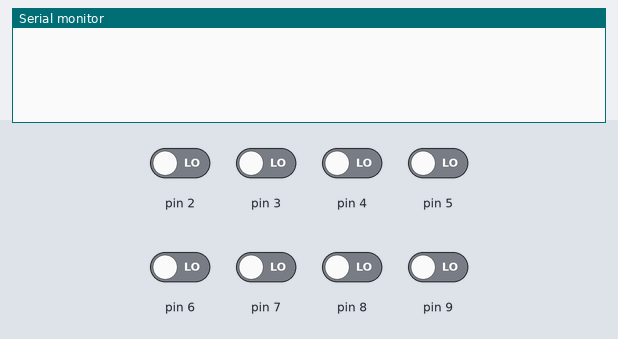
This sketch was run on a simulated Arduino Uno, built with avr-gcc and run on an emulated ATmega328P. Shown: the last lines printed to the serial monitor. The test bench sets the inputs (shaded band); at power-on: pin 2–9 LOW.

Above: at 1.2 s.
1.3 s: pin 2 driven HIGH
At 1.8 s:
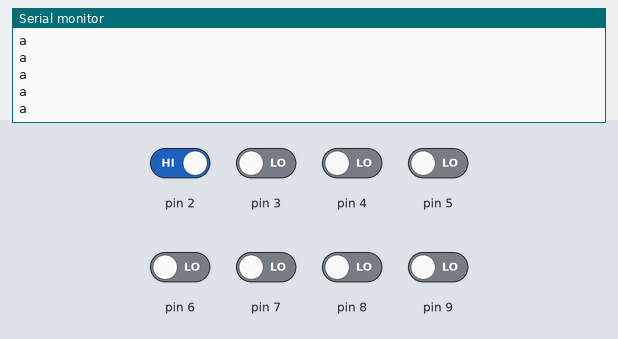
3.2 s: pin 2 driven LOW and pin 3 driven HIGH
At 3.7 s:
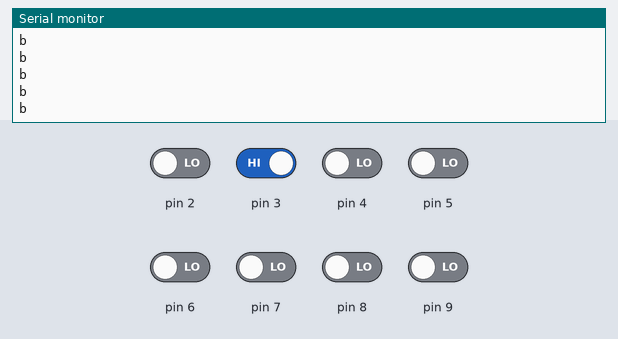
5.1 s: pin 3 driven LOW and pin 4 driven HIGH
At 6.0 s:
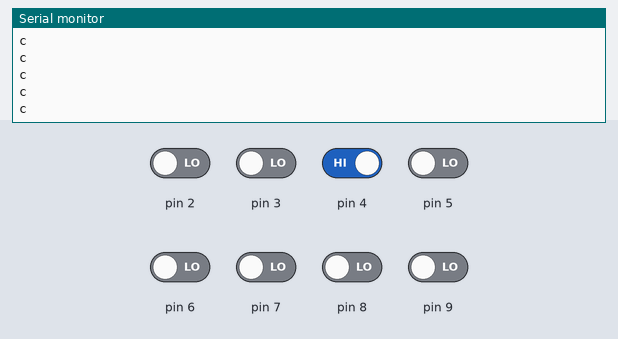

The sketch:

controller.ino
```cpp
String inputString = "";         // a string to hold incoming data
String outputString = "";
boolean stringComplete = false;  // whether the string is complete
int led=13;
 void setup() {
  // initialize serial:
  Serial.begin(9600);
  // reserve 256 bytes for the inputString:
  //inputString.reserve(256);
 // outputString.reserve(256);
  pinMode(2, INPUT);
  pinMode(3, INPUT);
  pinMode(4, INPUT);
  pinMode(5, INPUT);
  pinMode(6, INPUT);
  pinMode(7, INPUT);
  pinMode(8, INPUT);
  pinMode(9, INPUT);
}
void loop()
{

    if(digitalRead(2) == HIGH){
         Serial.println('a');
    }
    else if (digitalRead(3) == HIGH){
      Serial.println('b');
    }
    else if (digitalRead(4) == HIGH){
      Serial.println('c');
    }
    else if (digitalRead(5) == HIGH){
      Serial.println('d');
    }
    else if (digitalRead(6) == HIGH){
      Serial.println('e');
     // delay(10);
    }
    else if (digitalRead(7) == HIGH){
      Serial.println('f');
     // delay(10);
    }
    else if (digitalRead(8) == HIGH){
      Serial.println('g');
     // delay(10);
    }
    else if (digitalRead(9) == HIGH){
      Serial.println('h');
      //delay(10);
    }

  /*if (stringComplete)
  {
    if(inputString.equals("A"))
    {
      digitalWrite(led, HIGH);   // turn the LED on (HIGH is the voltage level)
      delay(10);               // wait for a second
      outputString=inputString;
    }
    if(inputString.equals("B"))
    {
      digitalWrite(led, LOW);    // turn the LED off by making the voltage LOW
      delay(10);               // wait for a second
      outputString=inputString;
    }
    if(!(inputString.equals("A")||inputString.equals("B")))
    {
      inputString.setCharAt(0,'-');
      outputString=inputString;
      delay(10);
    }
    if(Serial.available())
    {
      Serial.println(outputString);
      //Serial.flush();
    }
    delay(10);
    // clear the string:
    inputString = "";
    stringComplete = false;
  }*/
}

/*
  SerialEvent occurs whenever a new data comes in the
 hardware serial RX.  This routine is run between each
 time loop() runs, so using delay inside loop can delay
 response.  Multiple bytes of data may be available.
 */
/*void serialEvent()
{
  inputString="";
  while (Serial.available())
  {
    // get the new byte:
    char inChar = (char)Serial.read();
      inputString += inChar;
      stringComplete = true;
      inputString += '\0';
  }*/
```

Measured:
- after the input at 1.3 s, the serial monitor: prints a new line at once (image 1)
- after the input at 3.2 s, the serial monitor: prints a new line after 0.07 s (image 2)
- after the input at 5.1 s, the serial monitor: prints a new line after 0.07 s (image 3)
